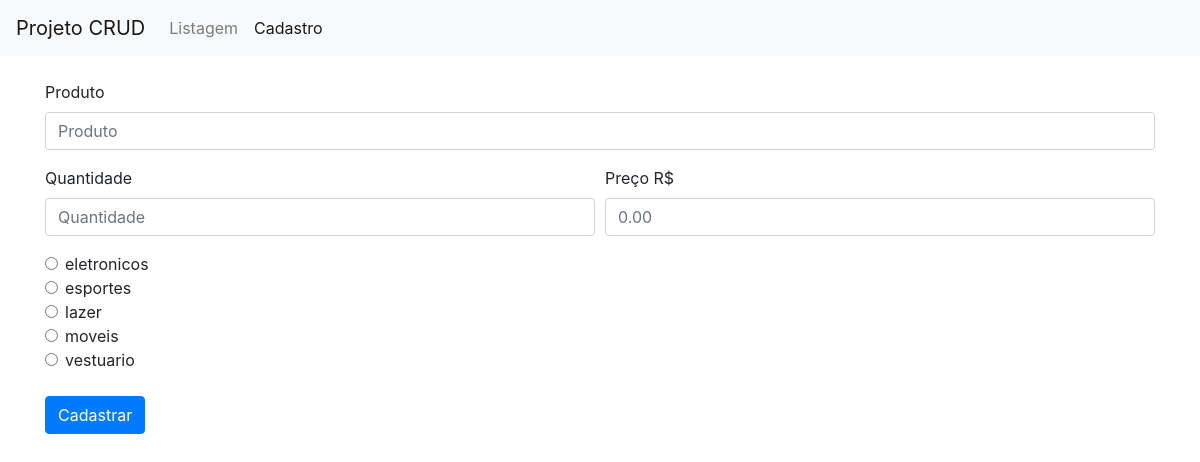
Page /projeto_crud/cadastro.php on the committed database.
### tables this page shows
CREATE TABLE `categorias` (
  `id` int(11) NOT NULL AUTO_INCREMENT,
  `nome` varchar(100) NOT NULL,
  `descricao` varchar(255) DEFAULT NULL,
  PRIMARY KEY (`id`)
);

### projeto_crud/inc/utils.php (called while the page is built, shortened)
<?php
function getCategories($conn) {
  $query = "SELECT * FROM categorias ORDER BY nome";
  return mysqli_query($conn, $query);
}

### projeto_crud/cadastro.php (the view, shortened to what this page needs)
<?php
include_once("inc/utils.php");
$conn = getConn();
if($conn) {
  $categories = getCategories($conn);
}
?>
<!doctype html>
<html lang="en">
  <head>
    <?php include_once("inc/header.php"); ?>
  </head>
  <body>
    <?php include_once("inc/navbar.php"); ?>
    <div class="container">
      <br>
      <form action="cadastro.php" method="POST">
        <div class="form-row">
          <div class="form-group col-md-12">
            <label for="produto">Produto</label>
            <input type="text" name="nome" class="form-control" id="produto" placeholder="Produto">
          </div>
        </div>
        <div class="form-row">
          <div class="form-group col-md-6">
            <label for="quantidade">Quantidade</label>
            <input type="text" name="quant" class="form-control" id="quantidade" placeholder="Quantidade">
          </div>
          <div class="form-group col-md-6">
            <label for="preco">Preço R$</label>
            <input type="text" name="preco" class="form-control" id="preco" placeholder="0.00">
          </div>
        </div>
        <?php while( $categ = mysqli_fetch_assoc($categories) ): ?>
          <div class="form-check">
            <input class="form-check-input" type="radio" name="id_categoria" id="categ-<?= $categ['id'] ?>" value="<?= $categ['id'] ?>">
            <label class="form-check-label" for="categ-<?= $categ['id'] ?>">
              <?= $categ['nome'] ?>
            </label>
          </div>
        <?php endwhile; ?>
        <br>
        <button type="submit" class="btn btn-primary">Cadastrar</button>
      </form>
    </div>
  </body>
</html>

### rows in the picture
categorias: nome "eletronicos"
categorias: nome "esportes"
categorias: nome "lazer"
categorias: nome "moveis"
categorias: nome "vestuario"
